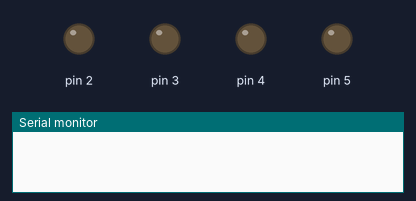
Simulated run of this sketch. Board: Arduino Uno, built with avr-gcc and run on an emulated ATmega328P. On the bench: output pins drawn as LEDs (lit = HIGH), the last lines printed to the serial monitor.

Above: at 1.0 s.
At 3.0 s:
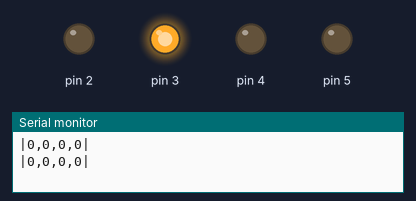
At 5.0 s:
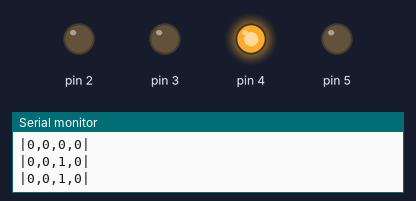
At 7.0 s:
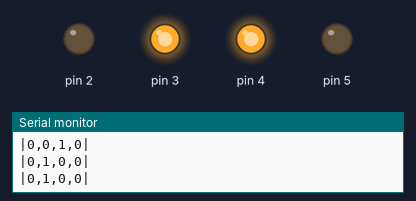
At 8.5 s:
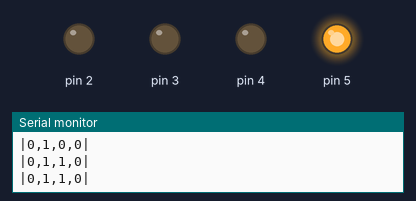
Timing chart, 0 to 11.7 s (numbered marks = the images above):
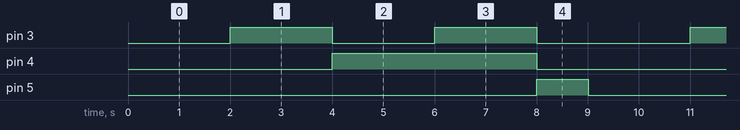

The sketch:

Lab4TrainingOK.ino
```cpp
bool A,B,C,D;
void setup() {
  pinMode(2,OUTPUT);
  pinMode(3,OUTPUT);
  pinMode(4,OUTPUT);
  pinMode(5,OUTPUT);
  Serial.begin(9600);
}
byte i = 0;
void loop() {
  A = bitRead(i,3); B = bitRead(i,2); C = bitRead(i,1);
  digitalWrite(3,C); digitalWrite(4,B); digitalWrite(5,A);
  delay(1000);
  Serial.print("|"); Serial.print(A); Serial.print(","); Serial.print(B);
  Serial.print(","); Serial.print(C);
  Serial.print(","); Serial.print(D);
  Serial.print("|"); Serial.println("");
  if (i > 7) {
    i = 0;
  }
  else {
    i++;
  }
}
```

Measured:
- by itself, pin 3: repeats every 9.0 s: LOW 2.0 s, HIGH 2.0 s, LOW 3.0 s, HIGH 2.0 s
- by itself, pin 4: alternates HIGH for 4.0 s and LOW for 5.0 s
- by itself, pin 5: alternates HIGH for 1.0 s and LOW for 8.0 s
